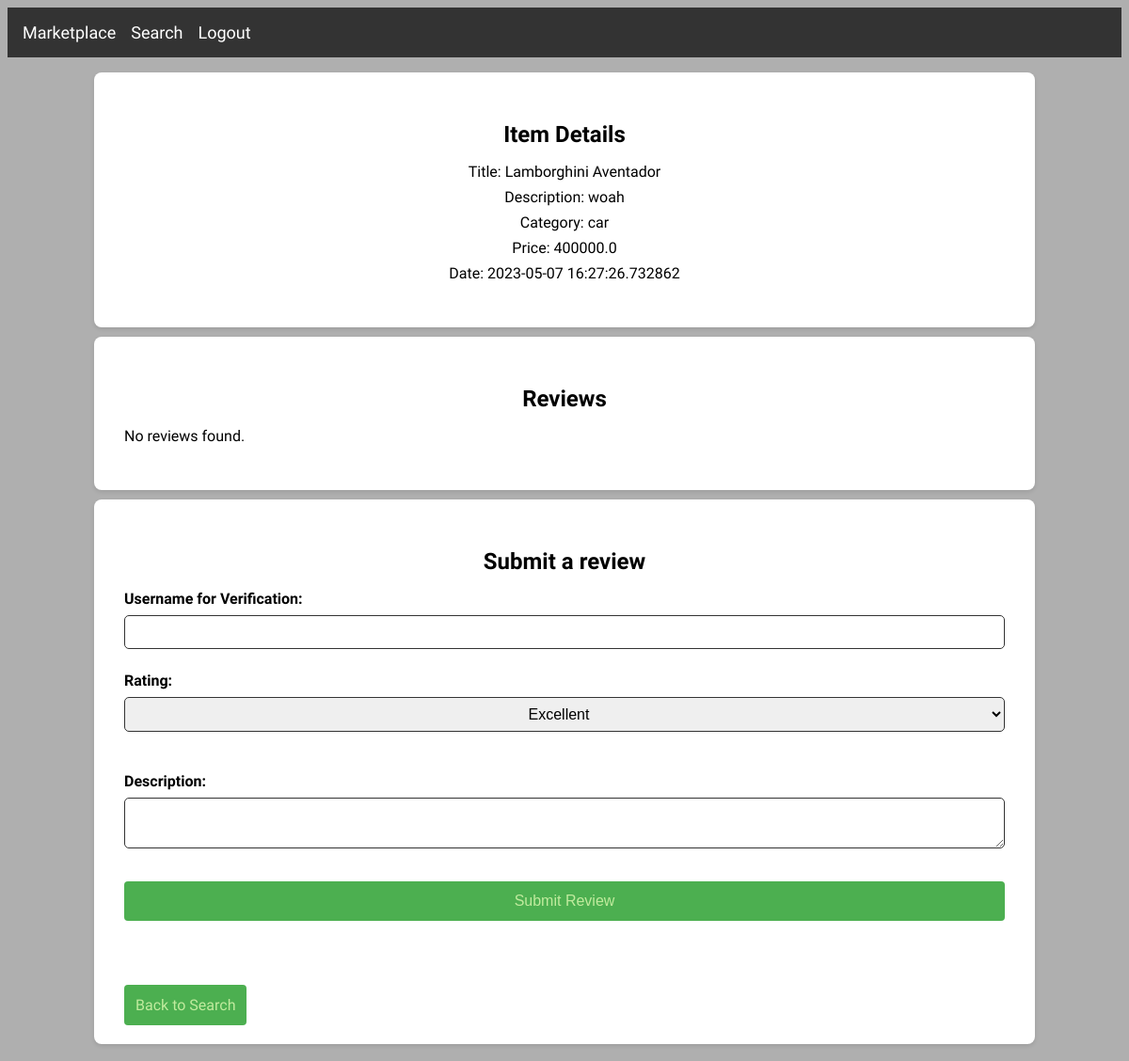
The app's page /item/5/, older data.
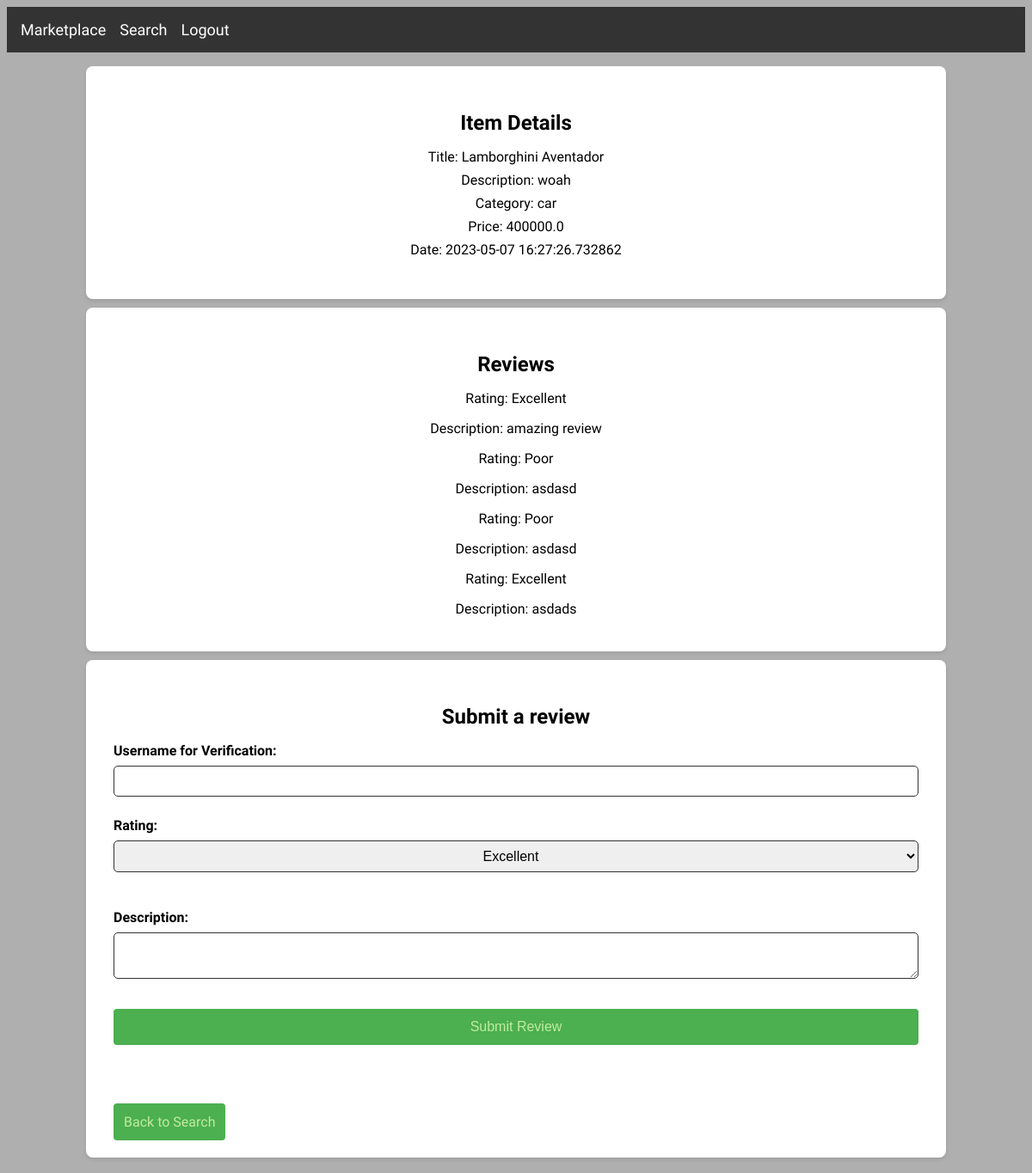
The same page, newer data.
### tables this page shows
CREATE TABLE items (
                        id INTEGER PRIMARY KEY AUTOINCREMENT,
                        username TEXT,
                        title TEXT,
                        description TEXT,
                        category TEXT,
                        price REAL,
                        date TEXT
                        );

CREATE TABLE reviews (
                    id INTEGER PRIMARY KEY AUTOINCREMENT,
                    username TEXT,
                    item_id INTEGER,
                    rating TEXT,
                    description TEXT,
                    date TEXT
                    );

### app.py (the view)
@app.route('/item/<int:item_id>/')
def item_detail(item_id):
    with sqlite3.connect(db_path) as conn:
        c = conn.cursor()
        c.execute('SELECT * FROM items WHERE id = ?', (item_id,))
        item = c.fetchone()
        if item:
            c.execute('SELECT * FROM reviews WHERE item_id = ?', (item_id,))
            reviews = c.fetchall()
            return render_template('selected.html', item=item, reviews=reviews)
        else:
            return "Item not found", 404

### templates/selected.html (shortened to what this page needs)
<!DOCTYPE html>
<html lang="en">
  <head>
    <link
      rel="stylesheet"
      type="text/css"
      href="{{ url_for('static', filename='selected.css') }}"
    />
  </head>
  <body>
    <nav class="active">
      <ul>
        <li><a href="{{ url_for('marketplace') }}">Marketplace</a></li>
        <li><a href="{{ url_for('searchbar') }}">Search</a></li>
        <li><a href="{{ url_for('handle_signin') }}">Logout</a></li>
      </ul>
    </nav>
    <div class="container">
      <section class="item-details">
        <h2>Item Details</h2>
        <ul>
          <li>Title: {{ item[2] }}</li>
          <li>Description: {{ item[3] }}</li>
          <li>Category: {{ item[4] }}</li>
          <li>Price: {{ item[5] }}</li>
          <li>Date: {{ item[6] }}</li>
        </ul>
      </section>
      <section class="reviews">
        <h2>Reviews</h2>
        {% if reviews %} {% for review in reviews %}
        <div class="review">
          <p>Rating: {{ review[3] }}</p>
          <p>Description: {{ review[4] }}</p>
        </div>
        {% endfor %} {% else %}
        <p>No reviews found.</p>
        {% endif %}
      </section>
      <section class="submit-review">
        <h2>Submit a review</h2>
        <form
          method="POST"
          action="{{ url_for('submit_review', item_id=item[0]) }}"
        >
          <label for="username">Username for Verification:</label>
          <input type="username" id="title" name="username" required />
          <label for="rating">Rating:</label>
          <select id="rating" name="rating" required>
            <option value="Excellent">Excellent</option>
          </select>
          <br />
          <label for="description">Description:</label>
          <textarea id="description" name="description" required></textarea>
          <br />
          <button type="submit" class="submit-btn">Submit Review</button>
          <div class="error-messages">
            <div class="messages">
            </div>
          </div>
        </form>
        <a href="{{ url_for('searchbar') }}" class="search-bar-btn"
          >Back to Search</a
        >
      </section>
    </div>
  </body>
</html>

### static/selected.css (style rules this page uses)
:root { --background-main: #afafaf; --background-header: #333; --background-button: #555; --background-error: #f8d7da; --background-submit: #dff0d8; --submit-border: #c1eb9e; --submit-color: #4caf50; --form-border: #dad9d9; --error-border: #f5c6cb; --error-color: #721c24; --text-color: #fff; }
* { box-sizing: border-box; }
body { font-family: "Muli", sans-serif; padding: 0; background-color: var(--background-main); }
.container { display: flex; flex-direction: column; align-items: center; }
.container > * { min-width: 1000px; }
h1, h2 { font-weight: bold; font-size: 24px; margin-bottom: 16px; }
ul { list-style: none; padding: 0; }
form { display: flex; flex-direction: column; justify-content: center; margin-bottom: 1rem; }
label { margin-top: 0.5rem; }
section { max-width: 800px; margin: 0 auto 10px ; padding: 32px; background-color: #fff; border-radius: 8px; box-shadow: 0 2px 4px rgba(0, 0, 0, 0.1); }
nav { background-color: var(--background-header); color: #fff; display: flex; justify-content: space-between; align-items: center; padding: 16px; margin-bottom: 1rem; }
nav ul { display: flex; list-style: none; margin: 0; padding: 0; }
nav ul li { margin-right: 16px; }
nav ul li:last-child { margin-right: 0; }
nav ul li a { color: #fff; text-decoration: none; font-size: 18px; transition: color 0.3s; }
label { display: block; font-weight: bold; margin-bottom: 8px; }
.item-details ul li { margin-bottom: 0.5rem; text-align: center; }
.reviews .review p, h2 { margin-bottom: 0.5rem; text-align: center; }
.submit-review label, input { border-style: solid var(--review-border); }
.submit-review input, textarea, select { border:#333 1px solid; padding: 0.5rem; margin-bottom: 1rem; border-radius: 5px; font-size: 1rem; cursor: pointer; }
.submit-review select { text-align: center; }
.submit-review a, button { background-color: var(--submit-color); color: var(--submit-border); padding: 12px; font-size: 16px; border: none; border-radius: 4px; cursor: pointer; transition: background-color 0.3s; text-decoration: none; }
.error-messages { display: flex; justify-content: center; align-items: center; width: 100%; }
.error-messages .messages { color: var(--error-color); padding: 1em; border-radius: 0.25rem; font-weight: bold; margin: 1em 0; text-align: center; max-width: 600px; }

Row changes from the older to the newer data that the page shows:
added reviews: rating "Excellent", description "amazing review"
added reviews: rating "Poor", description "asdasd"
added reviews: rating "Poor", description "asdasd"
added reviews: rating "Excellent", description "asdads"
Text that changed along with them:
text no longer shown: "No reviews found."
